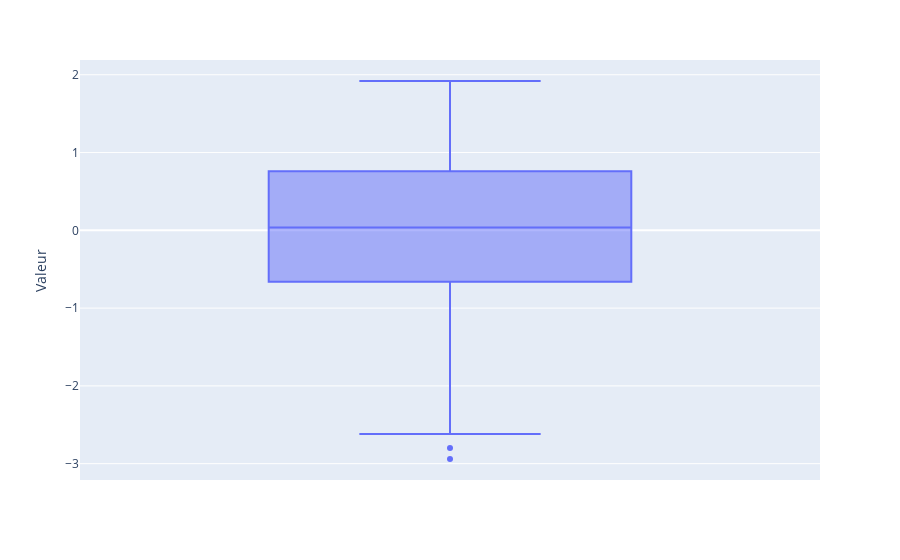

Notebook code for this chart:
### Code cell
import plotly.express as px
df = px.data.tips()
fig = px.box(Stab_Po, y='Valeur')
fig.show()

### Figure 1 — Plotly figure (JSON) as saved in the notebook; plotly's stock layout.template omitted (floating-point values rounded to 4 significant figures; data arrays with more than 128 entries replaced by an {"elided": "..."} marker saying what was removed)
{"data": [{"alignmentgroup": "True", "hovertemplate": "Valeur=%{y}<extra></extra>", "legendgroup": "", "marker": {"color": "#636efa"}, "name": "", "notched": false, "offsetgroup": "", "orientation": "v", "showlegend": false, "type": "box", "x0": " ", "xaxis": "x", "y": {"elided": "196 float values"}, "y0": " ", "yaxis": "y"}], "layout": {"boxmode": "group", "legend": {"tracegroupgap": 0}, "margin": {"t": 60}, "xaxis": {"anchor": "y", "domain": [0, 1]}, "yaxis": {"anchor": "x", "domain": [0, 1], "title": {"text": "Valeur"}}}}
